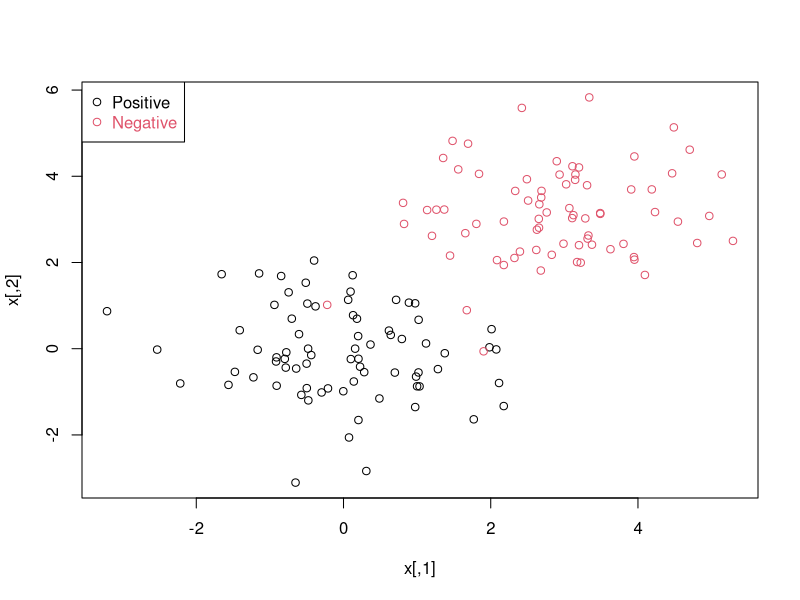
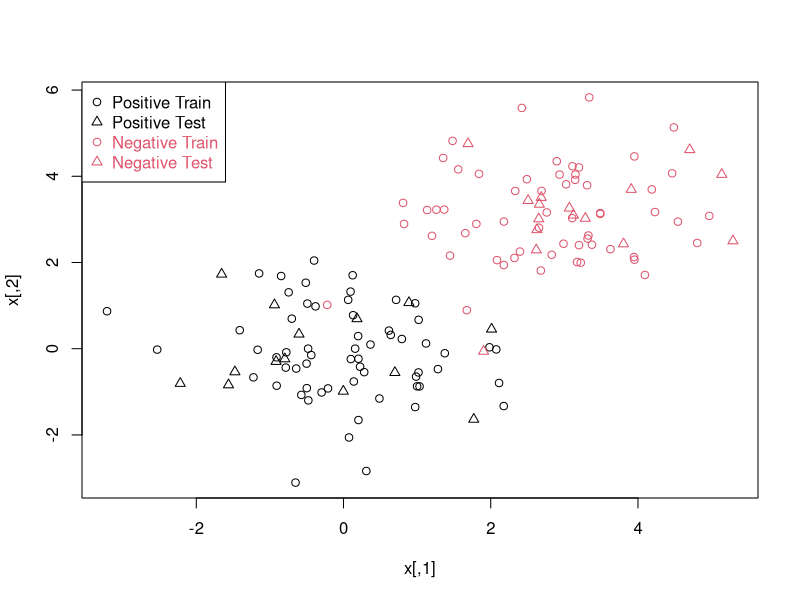
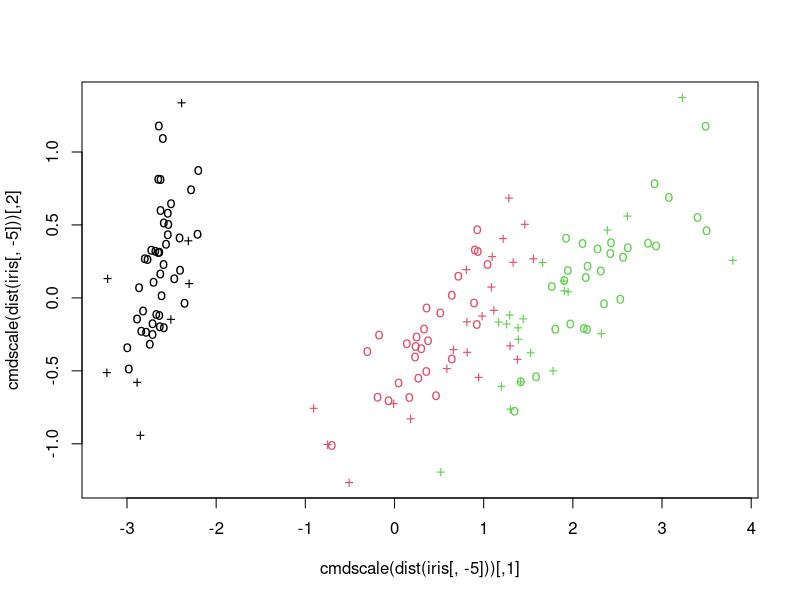
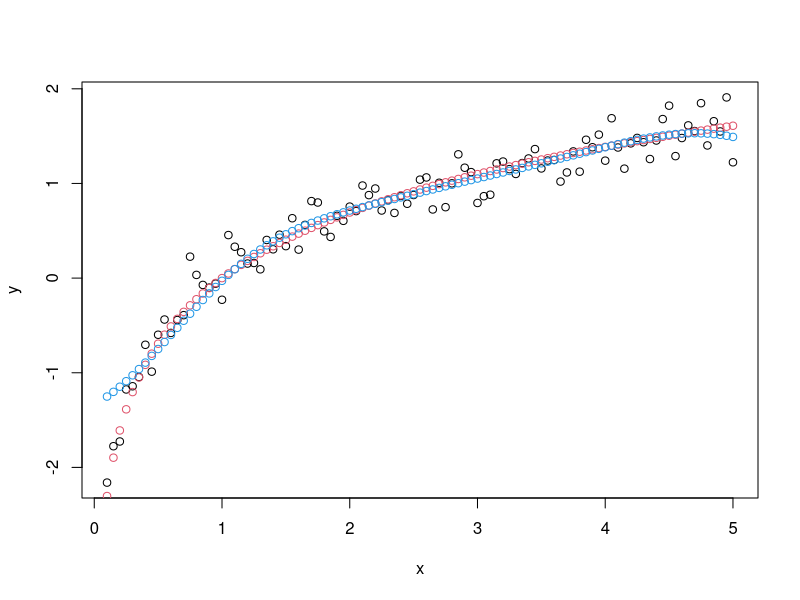
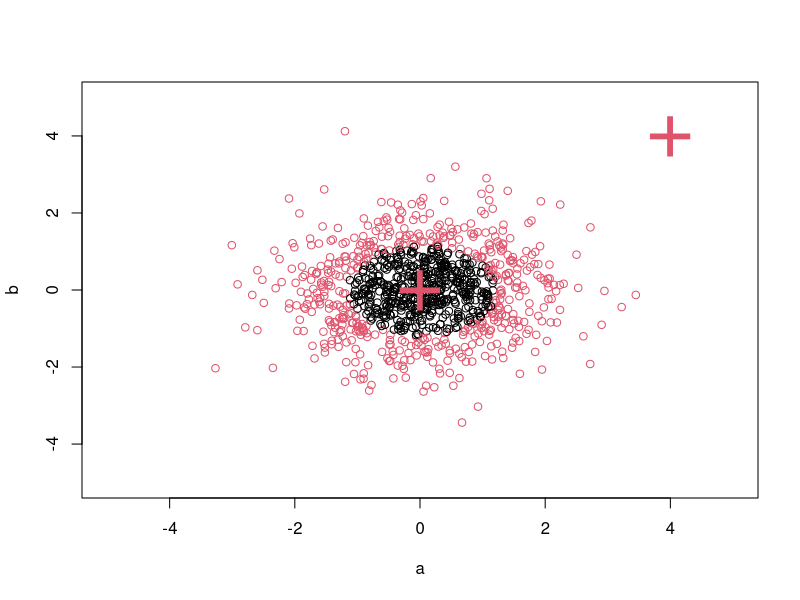
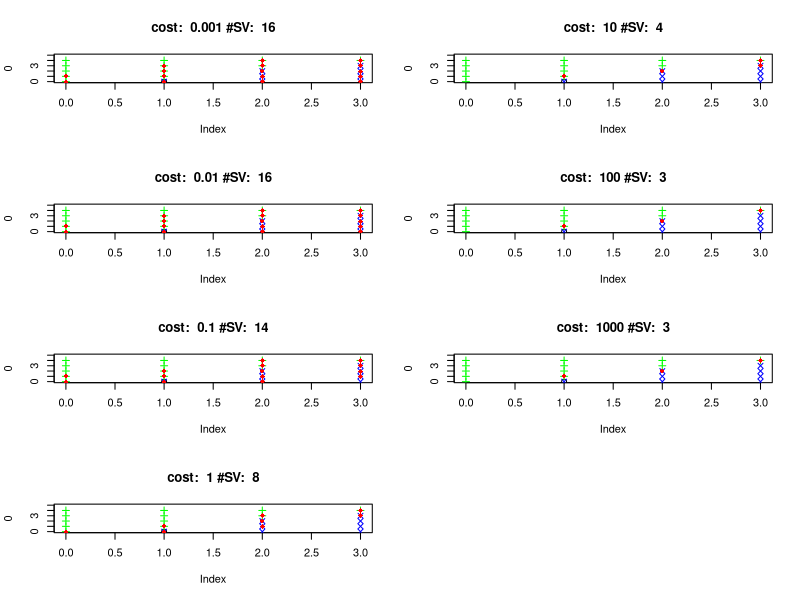

Here is the R script that generated these plots, in order: (Note: this script raises an error after producing the figures.)
################## lab1_svm1 #####################
n <- 150 # number of data points
p <- 2 # dimension
sigma <- 1 # variance of the distribution
meanpos <- 0 # centre of the distribution of positive examples
meanneg <- 3 # centre of the distribution of negative examples
npos <- round(n/2) # number of positive examples
nneg <- n-npos # number of negative examples
# Generate the positive and negative examples
xpos <- matrix(rnorm(npos*p,mean=meanpos,sd=sigma),npos,p)
xneg <- matrix(rnorm(nneg*p,mean=meanneg,sd=sigma),npos,p)
x <- rbind(xpos,xneg)
# Generate the labels
y <- matrix(c(rep(1,npos),rep(-1,nneg)))
# Visualize the data
plot(x,col=ifelse(y>0,1,2))
legend("topleft",c('Positive','Negative'),col=seq(2),pch=1,text.col=seq(2))
#
ntrain <- round(n*0.8) # number of training examples
tindex <- sample(n,ntrain) # indices of training samples
xtrain <- x[tindex,]
xtest <- x[-tindex,]
ytrain <- y[tindex]
ytest <- y[-tindex]
istrain=rep(0,n)
istrain[tindex]=1
# Visualize
plot(x,col=ifelse(y>0,1,2),pch=ifelse(istrain==1,1,2))
legend("topleft",c('Positive Train','Positive Test','Negative Train','Negative Test'),col=c(1,1,2,2), pch=c(1,2,1,2), text.col=c(1,1,2,2))

################## lab1_svm2 #####################
library(e1071)
library(rpart)
library(mlbench)
data(Ozone, package='mlbench')  #had to install package before using
## split data into a train and test set
index <- 1:nrow(Ozone)
testindex <- sample(index, trunc(length(index)/3))
testset <- na.omit(Ozone[testindex,-3])
trainset <- na.omit(Ozone[-testindex,-3])
svm.model <- svm(V4 ~ ., data = trainset, cost = 1000, gamma = 0.0001)
svm.pred <- predict(svm.model, testset[,-3])
crossprod(svm.pred - testset[,3]) / length(testindex)

################## lab1_svm3 #####################
data(iris)
attach(iris)

## classification mode
# default with factor response:
model <- svm(Species ~ ., data = iris)

# alternatively the traditional interface:
x <- subset(iris, select = -Species)
y <- Species
model <- svm(x, y) 

print(model)
summary(model)

# test with train data
pred <- predict(model, x)
# (same as:)
pred <- fitted(model)

# Check accuracy:
table(pred, y)

# compute decision values and probabilities:
pred <- predict(model, x, decision.values = TRUE)
attr(pred, "decision.values")[1:4,]

# visualize (classes by color, SV by crosses):
plot(cmdscale(dist(iris[,-5])),
     col = as.integer(iris[,5]),
     pch = c("o","+")[1:150 %in% model$index + 1])

## try regression mode on two dimensions

# create data
x <- seq(0.1, 5, by = 0.05)
y <- log(x) + rnorm(x, sd = 0.2)

# estimate model and predict input values
m   <- svm(x, y)
new <- predict(m, x)

# visualize
plot(x, y)
points(x, log(x), col = 2)
points(x, new, col = 4)

## density-estimation

# create 2-dim. normal with rho=0:
X <- data.frame(a = rnorm(1000), b = rnorm(1000))
attach(X)

# traditional way:
m <- svm(X, gamma = 0.1)

# formula interface:
m <- svm(~., data = X, gamma = 0.1)
# or:
m <- svm(~ a + b, gamma = 0.1)

# test:
newdata <- data.frame(a = c(0, 4), b = c(0, 4))
predict (m, newdata)

# visualize:
plot(X, col = 1:1000 %in% m$index + 1, xlim = c(-5,5), ylim=c(-5,5))
points(newdata, pch = "+", col = 2, cex = 5)

# weights: (example not particularly sensible)
i2 <- iris
levels(i2$Species)[3] <- "versicolor"
summary(i2$Species)
wts <- 100 / table(i2$Species)
wts
m <- svm(Species ~ ., data = i2, class.weights = wts)

################## lab1_svm4 #####################
## example using the promotergene data set
library(kernlab)   #added this library to access data
data(promotergene)

## create test and training set
ind <- sample(1:dim(promotergene)[1],20)
genetrain <- promotergene[-ind, ]
genetest <- promotergene[ind, ]

## train a support vector machine
gene <-  ksvm(Class~.,data=genetrain,kernel="rbfdot", kpar=list(sigma=0.015),C=70,cross=4,prob.model=TRUE)

## predict gene type probabilities on the test set
genetype <- predict(gene,genetest,type="probabilities")

################## lab1_svm5 #####################
library(e1071) 
m1 <- matrix( c( 
  0,    0,    0,    1,    1,    2,     1, 2,    3,    2,    3, 3, 0, 1,2,3, 
  0, 1, 2, 3, 
  1,    2,    3,    2,    3,    3,     0, 0,    0,    1, 1, 2, 4, 4,4,4,    0, 
  1, 2, 3, 
  1,    1,    1,    1,    1,    1,    -1,-1,  -1,-1,-1,-1, 1 ,1,1,1,     1, 
  1,-1,-1 
), ncol = 3 ) 

Y = m1[,3] 
X = m1[,1:2] 

df = data.frame( X , Y ) 

par(mfcol=c(4,2)) 
for( cost in c( 1e-3 ,1e-2 ,1e-1, 1e0,  1e+1, 1e+2 ,1e+3)) { 
  #cost <- 1 
  model.svm <- svm( Y ~ . , data = df ,  type = "C-classification" , kernel = 
                      "linear", cost = cost, 
                    scale =FALSE ) 
  #print(model.svm$SV) 
  
  plot(x=0,ylim=c(0,5), xlim=c(0,3),main= paste( "cost: ",cost, "#SV: ", 
                                                 nrow(model.svm$SV) )) 
  points(m1[m1[,3]>0,1], m1[m1[,3]>0,2], pch=3, col="green") 
  points(m1[m1[,3]<0,1], m1[m1[,3]<0,2], pch=4, col="blue") 
  points(model.svm$SV[,1],model.svm$SV[,2], pch=18 , col = "red") 
}

################## lab1_svm6 #####################
data(spam)

## create test and training set
index <- sample(1:dim(spam)[1])
spamtrain <- spam[index[1:floor(dim(spam)[1]/2)], ]
spamtest <- spam[index[((ceiling(dim(spam)[1]/2)) + 1):dim(spam)[1]], ]

## train a support vector machine
filter <- ksvm(type~.,data=spamtrain,kernel="rbfdot",
               kpar=list(sigma=0.05),C=5,cross=3)
filter

## predict mail type on the test set
mailtype <- predict(filter,spamtest[,-58])

## Check results
table(mailtype,spamtest[,58])

################## lab1_svm7 #####################
## Another example with the famous iris data
data(iris)

## Create a kernel function using the build in rbfdot function
rbf <- rbfdot(sigma=0.1)
rbf

## train a bound constraint support vector machine
irismodel <- ksvm(Species~.,data=iris,type="C-bsvc",
                  kernel=rbf,C=10,prob.model=TRUE)

irismodel

## get fitted values
fitted(irismodel)

## Test on the training set with probabilities as output
predict(irismodel, iris[,-5], type="probabilities")

################## lab1_svm8 #####################
## Demo of the plot function
x <- rbind(matrix(rnorm(120),,2),matrix(rnorm(120,mean=3),,2))
y <- matrix(c(rep(1,60),rep(-1,60)))

svp <- ksvm(x,y,type="C-svc")
plot(svp,data=x)


### Use kernelMatrix
K <- as.kernelMatrix(crossprod(t(x)))

svp2 <- ksvm(K, y, type="C-svc")

svp2

################## lab1_svm9 #####################
# test data
xtest <- rbind(matrix(rnorm(20),,2),matrix(rnorm(20,mean=3),,2))
# test kernel matrix i.e. inner/kernel product of test data with
# Support Vectors

Ktest <- as.kernelMatrix(crossprod(t(xtest),t(x[SVindex(svp2), ])))

predict(svp2, Ktest)


#### Use custom kernel 

k <- function(x,y) {(sum(x*y) +1)*exp(-0.001*sum((x-y)^2))}
class(k) <- "kernel"

data(promotergene)

## train svm using custom kernel
gene <- ksvm(Class~.,data=promotergene[c(1:20, 80:100),],kernel=k,
             C=5,cross=5)

gene


#### Use text with string kernels
data(reuters)
is(reuters)
tsv <- ksvm(reuters,rlabels,kernel="stringdot",
            kpar=list(length=5),cross=3,C=10)
tsv


## regression
# create data
x <- seq(-20,20,0.1)
y <- sin(x)/x + rnorm(401,sd=0.03)

# train support vector machine
regm <- ksvm(x,y,epsilon=0.01,kpar=list(sigma=16),cross=3)
plot(x,y,type="l")
lines(x,predict(regm,x),col="red")

################## lab1_svm10 #####################
k <- function(x,y) {(sum(x*y) +1)*exp(-0.001*sum((x-y)^2))}
class(k) <- "kernel"

data(promotergene)

## train svm using custom kernel
gene <- ksvm(Class~.,data=promotergene[c(1:20, 80:100),],kernel=k,
             C=5,cross=5)

gene

################## lab1_svm11 #####################
data(reuters)
is(reuters)
tsv <- ksvm(reuters,rlabels,kernel="stringdot",
            kpar=list(length=5),cross=3,C=10)
tsv
